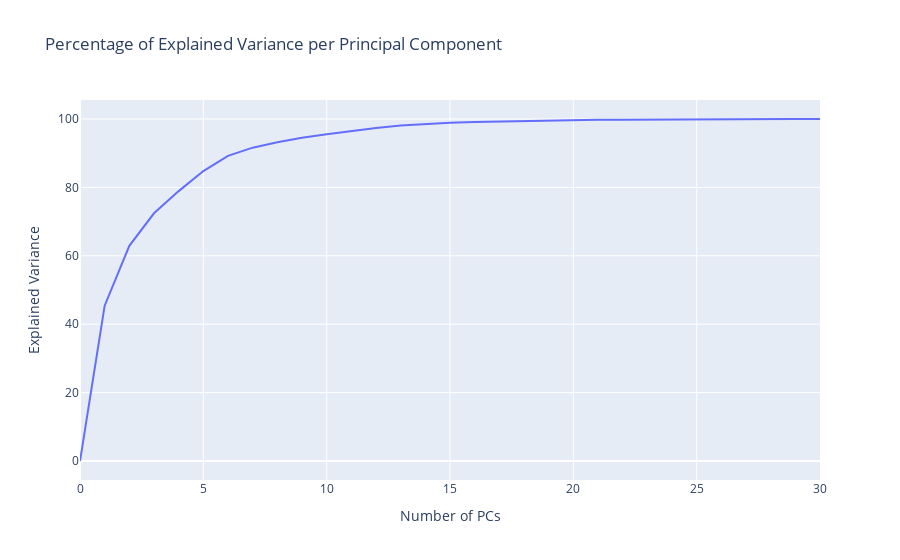

The notebook cell this image was saved under:
### Markdown cell above
##### PCA

### Code cell
# Principal Component Analysis
eda.pca_variance_plot(train_df, identifier=id_features, categorical=categorical_features, continuous=continuous_features, target="Diagnosis")

### Figure 1 — Plotly figure (JSON) as saved in the notebook; plotly's stock layout.template omitted (floating-point values rounded to 4 significant figures)
{"data": [{"type": "scatter", "y": [0, 45.41, 62.93, 72.43, 78.91, 84.78, 89.23, 91.62, 93.18, 94.49, 95.54, 96.51, 97.38, 98.06, 98.56, 98.91, 99.15, 99.31, 99.45, 99.56, 99.67, 99.75, 99.81, 99.86, 99.91, 99.94, 99.97, 99.99, 100.0, 100.0, 100.0]}], "layout": {"title": {"text": "Percentage of Explained Variance per Principal Component"}, "xaxis": {"range": [0, 30], "title": {"text": "Number of PCs"}}, "yaxis": {"title": {"text": "Explained Variance"}}}}
